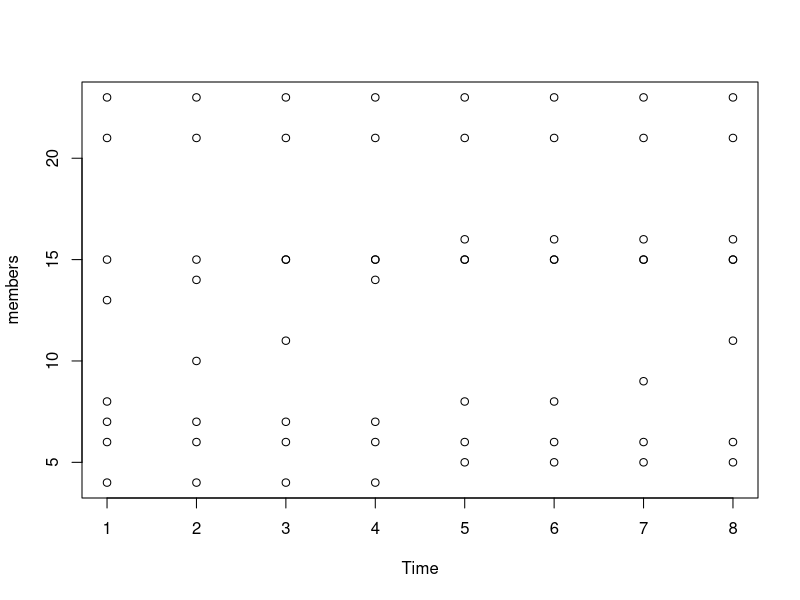
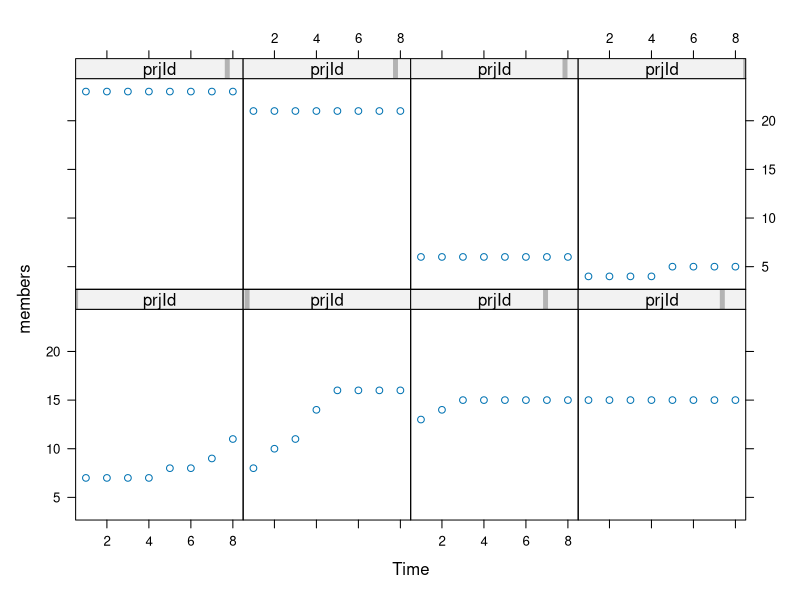
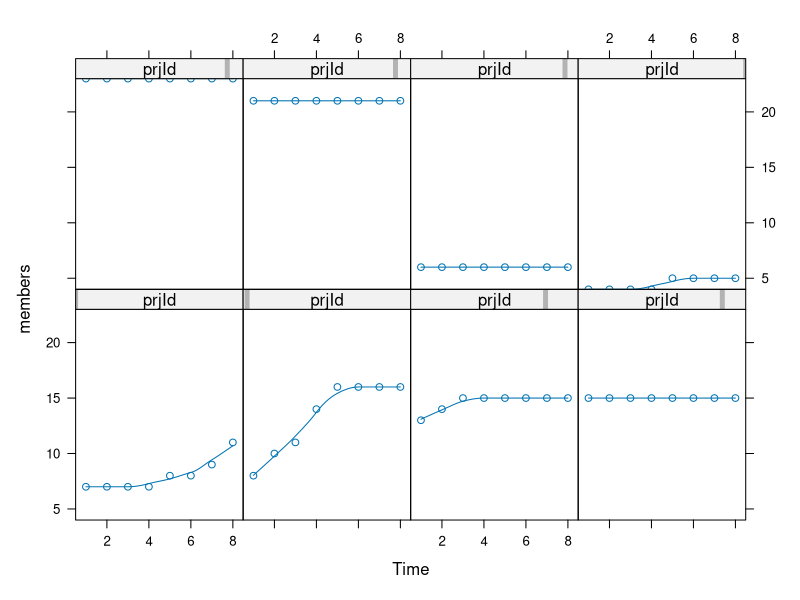
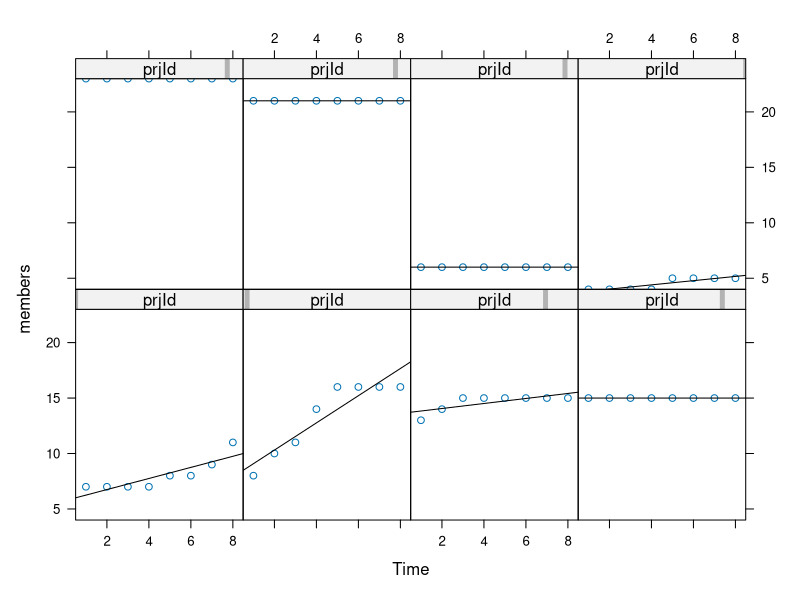
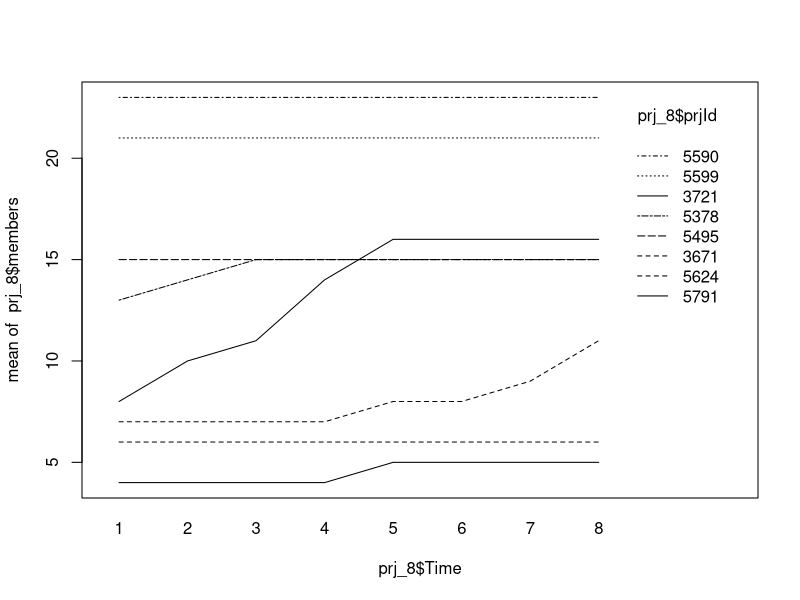
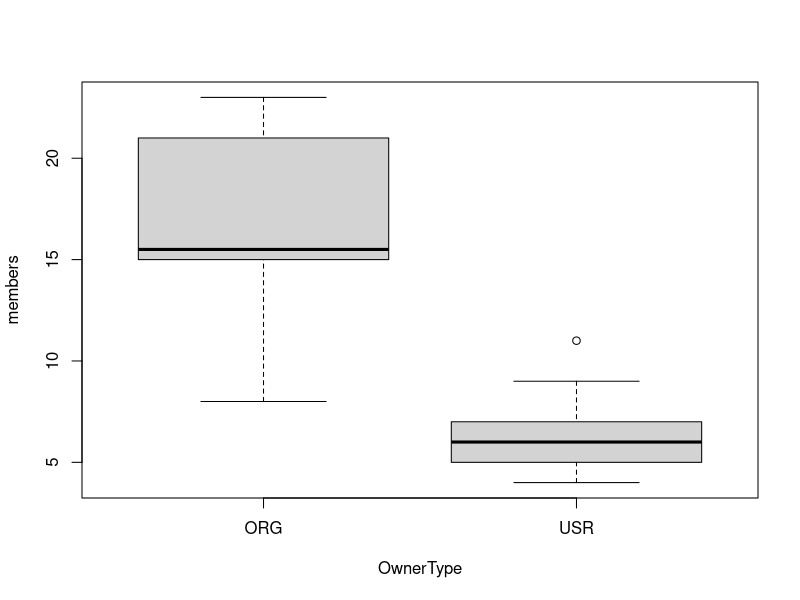
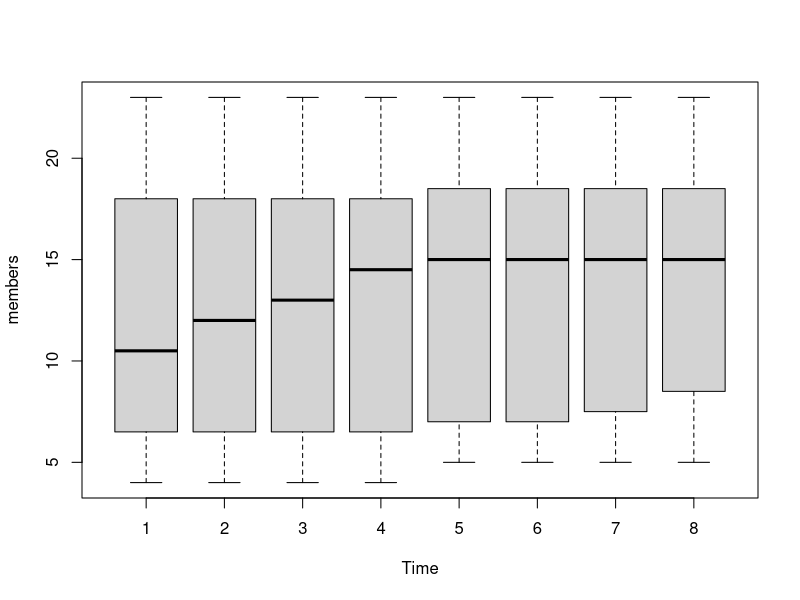
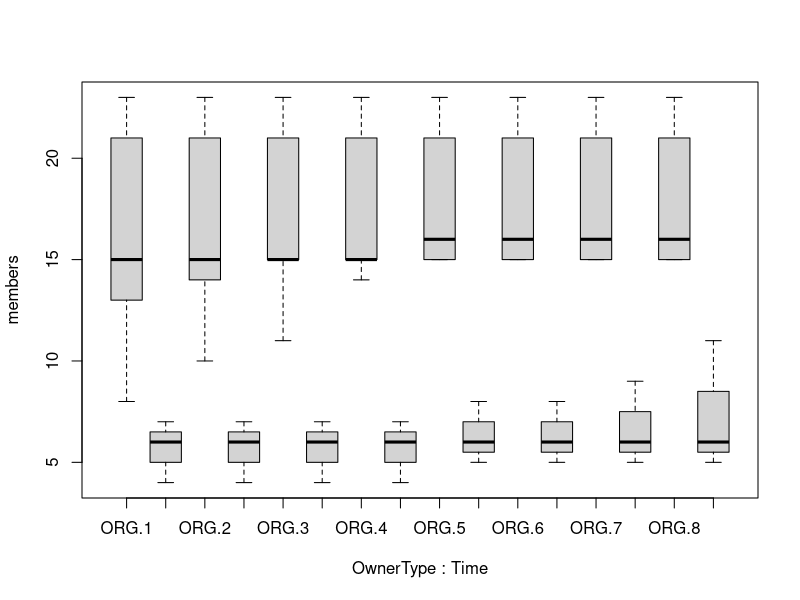

The R source for these figures, in order:
rm(list = ls(all.names = TRUE))

# Packages
library(lattice) # xyplot 

# Loading CSV file
prj <- read.csv("prjDetPanel-Jan2011.csv")
# Display summary of all columns
# Numeric will have 5-point summary + Mean
# Category will have counts per case
# Date/Time are being treated as category as it is plain text
summary(prj)
# End of Job

# display sample records
head(prj)

# extract 8 cases (64 records)
prj_8 <- prj[17:80,]
summary(prj_8$members)
summary(prj_8)

# plot
plot(members~Time, data=prj_8)
xyplot(members~Time|prjId, data=prj_8)

ymin<- min(prj_8$members)
ymax<- max(prj_8$members)

xyplot(members~Time|prjId, data=prj_8,
       panel=function(x,y){
         panel.xyplot(x, y)
         panel.loess(x,y, family="gaussian")
       },ylim=c(ymin,ymax))

xyplot(members~Time|prjId, data=prj_8,
       panel=function(x,y){
         panel.xyplot(x, y)
         panel.lmline(x,y)
       },ylim=c(ymin,ymax))

interaction.plot(prj_8$Time, prj_8$prjId, prj_8$members) 

# box plot
boxplot(members ~ OwnerType, data = prj_8)
boxplot(members ~ Time, data = prj_8)
boxplot(members ~ OwnerType*Time, data = prj_8)
boxplot(members ~ OwnerType*Time, data = prj_8,
        names = FALSE, col = c("red", "blue"))

